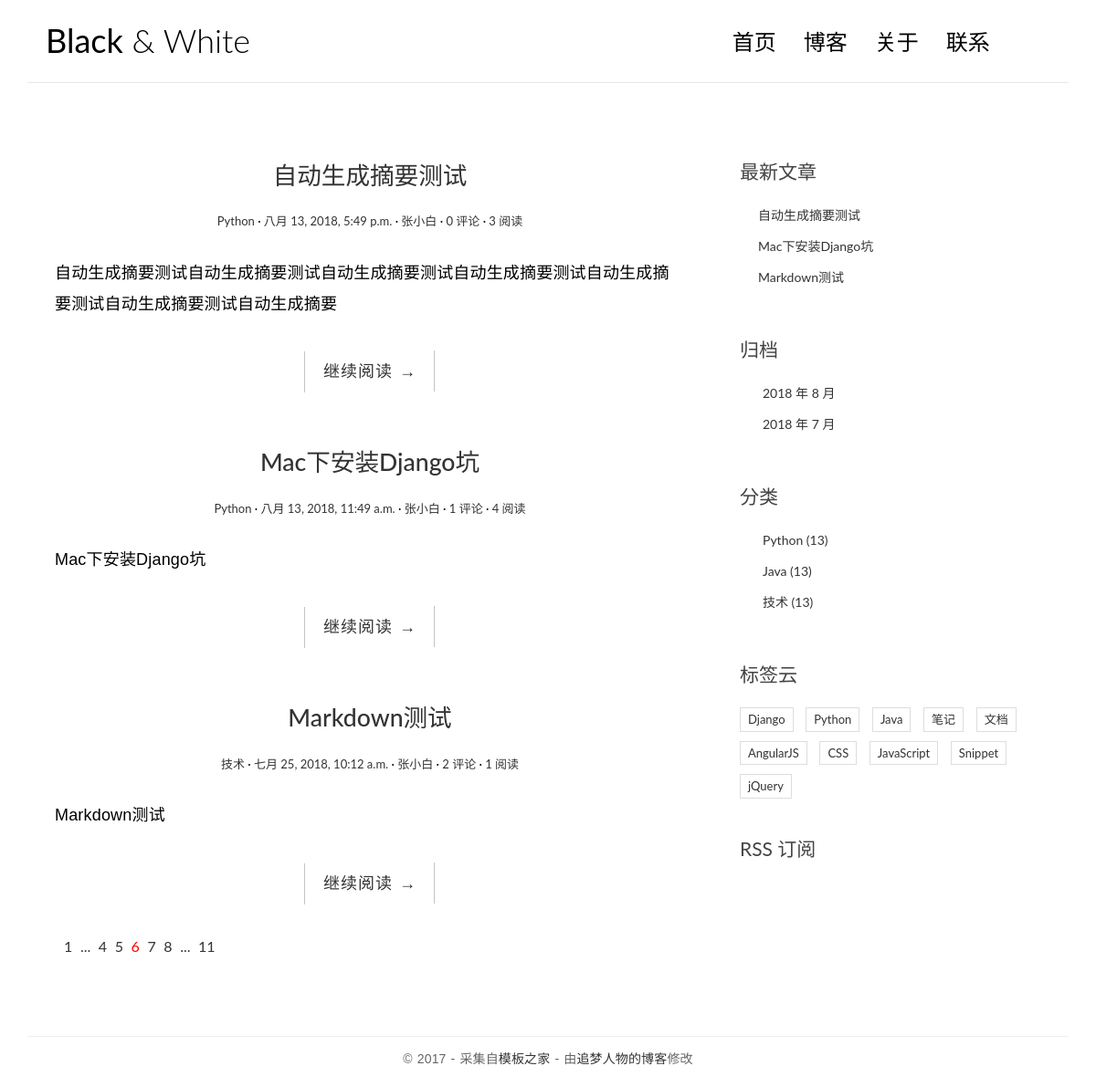
The app's page /, older data.
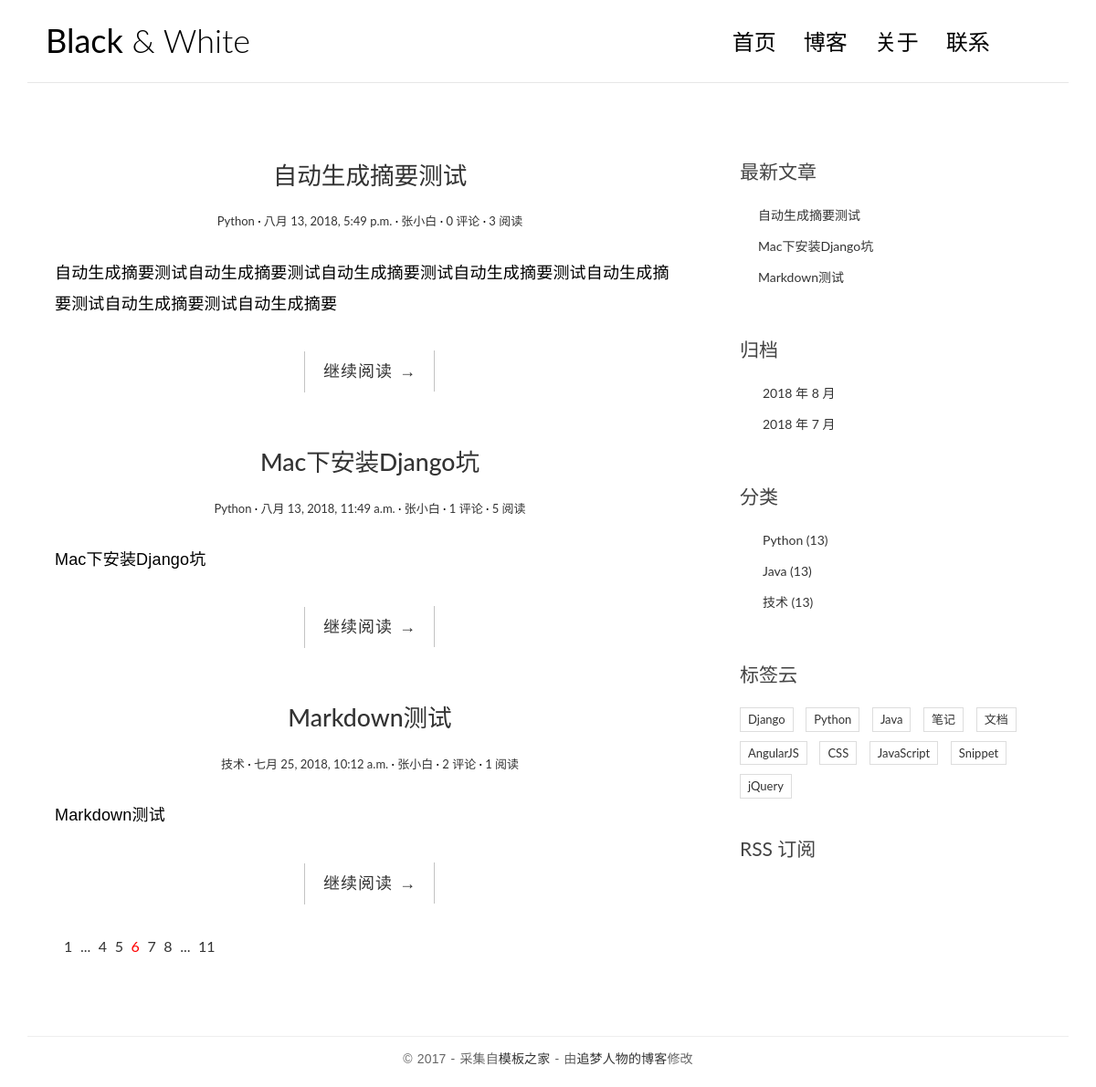
The same page, newer data.
### blog/models.py (models this page shows, shortened)
@python_2_unicode_compatible
class Post(models.Model):
    title = models.CharField(max_length=70)
    body = models.TextField()
    created_time = models.DateTimeField()
    modified_time = models.DateTimeField()
    excerpt = models.CharField(max_length=200, blank=True)
    category = models.ForeignKey(Category)
    tags = models.ManyToManyField(Tag, blank=True)
    author = models.ForeignKey(User)
    views = models.PositiveIntegerField(default=0)
    def get_absolute_url(self):
        return reverse('blog:detail', kwargs={'pk': self.pk})
    class Meta:
        ordering = ['-created_time']

@python_2_unicode_compatible
class Category(models.Model):
    name = models.CharField(max_length=100)

### blog/views.py (the view)
# urls.py: url(r'^$', views.IndexView.as_view(), name='index'),
class IndexView(ListView):
    model = Post
    template_name = 'blog/index.html'
    context_object_name = 'post_list'

### blog/templatetags/blog_tags.py (called while the page is built)
@register.simple_tag
def get_recent_post(num=5):
    return Post.objects.all().order_by('-created_time')[:num]

@register.simple_tag
def archives():
    return Post.objects.dates('created_time', 'month', order='DESC')

@register.simple_tag
def get_categories():
    return Category.objects.all()

### blog/templates/blog/index.html
{% extends 'base.html' %}
{% block main %}
    {% for post in post_list %}
        <article class="post post-{{ post.pk }}">
            <header class="entry-header">
                <h1 class="entry-title">
                    <a href="{{ post.get_absolute_url }}">{{ post.title }}</a>
                </h1>
                <div class="entry-meta">
                    <span class="post-category"><a href="#">{{ post.category.name }}</a></span>
                    <span class="post-date"><a href="#"><time class="entry-date"
                                                              datetime="{{ post.created_time }}">{{ post.created_time }}</time></a></span>
                    <span class="post-author"><a href="#">{{ post.author }}</a></span>
                    <span class="comments-link"><a href="#">{{ post.comment_set.count }} 评论</a></span>
                    <span class="views-count"><a href="#">{{ post.views }} 阅读</a></span>
                </div>
            </header>
            <div class="entry-content clearfix">
                <p>{{ post.excerpt }}</p>
                <div class="read-more cl-effect-14">
                    <a href="{{ post.get_absolute_url }}" class="more-link">继续阅读 <span class="meta-nav">→</span></a>
                </div>
            </div>
        </article>
    {% empty %}
        <div class="no-post">暂时还没有发布的文章！</div>
    {% endfor %}
    <div class="pagination">
        <ul>
            <li><a href="">1</a></li>
            <li><a href="">...</a></li>
            <li><a href="">4</a></li>
            <li><a href="">5</a></li>
            <li class="current"><a href="">6</a></li>
            <li><a href="">7</a></li>
            <li><a href="">8</a></li>
            <li><a href="">...</a></li>
            <li><a href="">11</a></li>
        </ul>
    </div>
{% endblock main %}

### blog/templates/base.html (shortened to what the changed rows need)
{% load staticfiles %}
{% load blog_tags %}
<!DOCTYPE html>
<html>
<head>
    <link rel="stylesheet" href="http://code.ionicframework.com/ionicons/2.0.1/css/ionicons.min.css">
    <link rel="stylesheet" href="{% static 'blog/css/bootstrap.min.css' %}">
    <link rel="stylesheet" href="{% static 'blog/css/pace.css' %}">
    <link rel="stylesheet" href="{% static 'blog/css/custom.css' %}">
    <link rel="stylesheet" href="{% static 'blog/css/highlights/github.css' %}">
</head>
<body>
<div class="container">
    <header id="site-header">
        <div class="row">
            <div class="col-md-4 col-sm-5 col-xs-8">
                <div class="logo">
                    <h1><a href="{% url 'blog:index' %}"><b>Black</b> &amp; White</a></h1>
                </div>
            </div>
        </div>
    </header>
</div>
<div class="content-body">
    <div class="container">
        <div class="row">
            <main class="col-md-8">
                {% block main %}
                {% endblock main %}
            </main>
            <aside class="col-md-4">
                <div class="widget widget-recent-posts">
                    {% get_recent_post as recent_post_list %}
                    <ul>
                        {% for post in recent_post_list %}
                            <li>
                                <a href="{{ post.get_absolute_url }}">{{ post.title }}</a>
                            </li>
                        {% empty %}
                            暂无最新文章
                        {% endfor %}
                    </ul>
                </div>
                    {% archives as date_list %}
                    {% get_categories as category_list %}
            </aside>
        </div>
    </div>
</div>
</body>
</html>

Row changes from the older to the newer data that the page shows:
changed Post "Mac下安装Django坑": views "4" → "5"
